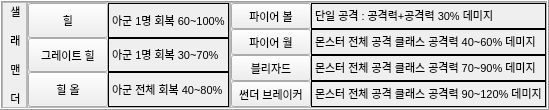
                      <widget class="QFrame" name="Frame_Class4">
                       <property name="enabled">
                        <bool>true</bool>
                       </property>
                       <property name="maximumSize">
                        <size>
                         <width>16777215</width>
                         <height>16777215</height>
                        </size>
                       </property>
                       <property name="frameShape">
                        <enum>QFrame::Box</enum>
                       </property>
                       <property name="frameShadow">
                        <enum>QFrame::Raised</enum>
                       </property>
                       <layout class="QGridLayout" name="gridLayout_68">
                        <property name="leftMargin">
                         <number>0</number>
                        </property>
                        <property name="topMargin">
                         <number>0</number>
                        </property>
                        <property name="rightMargin">
                         <number>0</number>
                        </property>
                        <property name="bottomMargin">
                         <number>0</number>
                        </property>
                        <property name="spacing">
                         <number>0</number>
                        </property>
                        <item row="0" column="0">
                         <widget class="QFrame" name="Frame_Class4_Name">
                          <property name="maximumSize">
                           <size>
                            <width>25</width>
                            <height>16777215</height>
                           </size>
                          </property>
                          <property name="frameShape">
                           <enum>QFrame::StyledPanel</enum>
                          </property>
                          <property name="frameShadow">
                           <enum>QFrame::Raised</enum>
                          </property>
                          <layout class="QGridLayout" name="gridLayout_71">
                           <property name="leftMargin">
                            <number>0</number>
                           </property>
                           <property name="topMargin">
                            <number>0</number>
                           </property>
                           <property name="rightMargin">
                            <number>0</number>
                           </property>
                           <property name="bottomMargin">
                            <number>0</number>
                           </property>
                           <property name="spacing">
                            <number>0</number>
                           </property>
                           <item row="0" column="0">
                            <widget class="QLabel" name="Class4_Name_Label">
                             <property name="minimumSize">
                              <size>
                               <width>25</width>
                               <height>0</height>
                              </size>
                             </property>
                             <property name="font">
                              <font>
                               <pointsize>8</pointsize>
                              </font>
                             </property>
                             <property name="text">
                              <string>&lt;html&gt;&lt;head/&gt;&lt;body&gt;&lt;p align=&quot;center&quot;&gt;샐&lt;/p&gt;&lt;p align=&quot;center&quot;&gt;래&lt;/p&gt;&lt;p align=&quot;center&quot;&gt;맨&lt;/p&gt;&lt;p align=&quot;center&quot;&gt;더&lt;/p&gt;&lt;/body&gt;&lt;/html&gt;</string>
                             </property>
                            </widget>
                           </item>
                          </layout>
                         </widget>
                        </item>
                        <item row="0" column="1">
                         <widget class="QFrame" name="Frame_Class4_Skill1">
                          <property name="enabled">
                           <bool>true</bool>
                          </property>
                          <property name="frameShape">
                           <enum>QFrame::StyledPanel</enum>
                          </property>
                          <property name="frameShadow">
                           <enum>QFrame::Raised</enum>
                          </property>
                          <layout class="QGridLayout" name="gridLayout_6">
                           <property name="leftMargin">
                            <number>0</number>
                           </property>
                           <property name="topMargin">
                            <number>0</number>
                           </property>
                           <property name="rightMargin">
                            <number>0</number>
                           </property>
                           <property name="bottomMargin">
                            <number>0</number>
                           </property>
                           <property name="spacing">
                            <number>0</number>
                           </property>
                           <item row="0" column="0">
                            <widget class="QPushButton" name="Class4_Skill1_Btn">
                             <property name="sizePolicy">
                              <sizepolicy hsizetype="Minimum" vsizetype="Preferred">
                               <horstretch>0</horstretch>
                               <verstretch>0</verstretch>
                              </sizepolicy>
                             </property>
                             <property name="maximumSize">
                              <size>
                               <width>100</width>
                               <height>16777215</height>
                              </size>
                             </property>
                             <property name="font">
                              <font>
                               <family>Arial</family>
                               <pointsize>8</pointsize>
                               <weight>50</weight>
                               <italic>false</italic>
                               <bold>false</bold>
                              </font>
                             </property>
                             <property name="styleSheet">
                              <string notr="true">font: 8pt &quot;Arial&quot;;힐</string>
                             </property>
                             <property name="text">
                              <string>힐</string>
                             </property>
                             <property name="checkable">
                              <bool>true</bool>
                             </property>
                            </widget>
                           </item>
                           <item row="0" column="2">
                            <widget class="QLabel" name="Class4_Skill1_Label">
                             <property name="frameShape">
                              <enum>QFrame::Box</enum>
                             </property>
                             <property name="text">
                              <string>&lt;html&gt;&lt;head/&gt;&lt;body&gt;&lt;p&gt;&lt;span style=&quot; font-size:8pt;&quot;&gt;아군 1명 회복 60~100%&lt;/span&gt;&lt;/p&gt;&lt;/body&gt;&lt;/html&gt;</string>
                             </property>
                            </widget>
                           </item>
                           <item row="1" column="0">
                            <widget class="QPushButton" name="Class4_Skill2_Btn">
                             <property name="sizePolicy">
                              <sizepolicy hsizetype="Minimum" vsizetype="Preferred">
                               <horstretch>0</horstretch>
                               <verstretch>0</verstretch>
                              </sizepolicy>
                             </property>
                             <property name="maximumSize">
                              <size>
                               <width>100</width>
                               <height>16777215</height>
                              </size>
                             </property>
                             <property name="font">
                              <font>
                               <pointsize>8</pointsize>
                              </font>
                             </property>
                             <property name="text">
                              <string>그레이트 힐</string>
                             </property>
                             <property name="checkable">
                              <bool>true</bool>
                             </property>
                            </widget>
                           </item>
                           <item row="2" column="0">
                            <widget class="QPushButton" name="Class4_Skill3_Btn">
                             <property name="sizePolicy">
                              <sizepolicy hsizetype="Minimum" vsizetype="Preferred">
                               <horstretch>0</horstretch>
                               <verstretch>0</verstretch>
                              </sizepolicy>
                             </property>
                             <property name="maximumSize">
                              <size>
                               <width>100</width>
                               <height>16777215</height>
                              </size>
                             </property>
                             <property name="font">
                              <font>
                               <pointsize>8</pointsize>
                              </font>
                             </property>
                             <property name="text">
                              <string>힐 올</string>
                             </property>
                             <property name="checkable">
                              <bool>true</bool>
                             </property>
                            </widget>
                           </item>
                           <item row="1" column="2">
                            <widget class="QLabel" name="Class4_Skill2_Label">
                             <property name="frameShape">
                              <enum>QFrame::Box</enum>
                             </property>
                             <property name="text">
                              <string>&lt;html&gt;&lt;head/&gt;&lt;body&gt;&lt;p&gt;&lt;span style=&quot; font-size:8pt;&quot;&gt;아군 1명 회복 30~70%&lt;/span&gt;&lt;/p&gt;&lt;/body&gt;&lt;/html&gt;</string>
                             </property>
                            </widget>
                           </item>
                           <item row="2" column="2">
                            <widget class="QLabel" name="Class4_Skill3_Label_3">
                             <property name="frameShape">
                              <enum>QFrame::Box</enum>
                             </property>
                             <property name="text">
                              <string>&lt;html&gt;&lt;head/&gt;&lt;body&gt;&lt;p&gt;&lt;span style=&quot; font-size:8pt;&quot;&gt;아군 전체 회복 40~80%&lt;/span&gt;&lt;/p&gt;&lt;/body&gt;&lt;/html&gt;</string>
                             </property>
                            </widget>
                           </item>
                          </layout>
                         </widget>
                        </item>
                        <item row="0" column="2">
                         <widget class="QFrame" name="Frame_Class4_Skill2">
                          <property name="maximumSize">
                           <size>
                            <width>16777215</width>
                            <height>16777215</height>
                           </size>
                          </property>
                          <property name="frameShape">
                           <enum>QFrame::StyledPanel</enum>
                          </property>
                          <property name="frameShadow">
                           <enum>QFrame::Raised</enum>
                          </property>
                          <layout class="QGridLayout" name="gridLayout_81">
                           <property name="leftMargin">
                            <number>0</number>
                           </property>
                           <property name="topMargin">
                            <number>0</number>
                           </property>
                           <property name="rightMargin">
                            <number>0</number>
                           </property>
                           <property name="bottomMargin">
                            <number>0</number>
                           </property>
                           <property name="spacing">
                            <number>0</number>
                           </property>
                           <item row="2" column="3">
                            <widget class="QLabel" name="Class4_Skill5_Label">
                             <property name="frameShape">
                              <enum>QFrame::Box</enum>
                             </property>
                             <property name="text">
                              <string>&lt;html&gt;&lt;head/&gt;&lt;body&gt;&lt;p&gt;&lt;span style=&quot; font-size:8pt;&quot;&gt;몬스터 전체 공격 클래스 공격력 40~60% 데미지&lt;/span&gt;&lt;/p&gt;&lt;/body&gt;&lt;/html&gt;</string>
                             </property>
                            </widget>
                           </item>
                           <item row="3" column="0">
                            <widget class="QPushButton" name="Class4_Skill6_Btn">
                             <property name="sizePolicy">
                              <sizepolicy hsizetype="Minimum" vsizetype="Preferred">
                               <horstretch>0</horstretch>
                               <verstretch>0</verstretch>
                              </sizepolicy>
                             </property>
                             <property name="maximumSize">
                              <size>
                               <width>100</width>
                               <height>16777215</height>
                              </size>
                             </property>
                             <property name="font">
                              <font>
                               <family>Arial</family>
                               <pointsize>8</pointsize>
                               <weight>50</weight>
                               <italic>false</italic>
                               <bold>false</bold>
                              </font>
                             </property>
                             <property name="styleSheet">
                              <string notr="true">font: 8pt &quot;Arial&quot;;힐</string>
                             </property>
                             <property name="text">
                              <string>블리자드</string>
                             </property>
                             <property name="checkable">
                              <bool>true</bool>
                             </property>
                            </widget>
                           </item>
                           <item row="3" column="3">
                            <widget class="QLabel" name="Class4_Skill6_Label">
                             <property name="font">
                              <font>
                               <pointsize>8</pointsize>
                              </font>
                             </property>
                             <property name="frameShape">
                              <enum>QFrame::Box</enum>
                             </property>
                             <property name="text">
                              <string>&lt;html&gt;&lt;head/&gt;&lt;body&gt;&lt;p&gt;몬스터 전체 공격 클래스 공격력 70~90% 데미지&lt;/p&gt;&lt;/body&gt;&lt;/html&gt;</string>
                             </property>
                            </widget>
                           </item>
                           <item row="7" column="0">
                            <widget class="QPushButton" name="Class4_Skill7_Btn">
                             <property name="sizePolicy">
                              <sizepolicy hsizetype="Minimum" vsizetype="Preferred">
                               <horstretch>0</horstretch>
                               <verstretch>0</verstretch>
                              </sizepolicy>
                             </property>
                             <property name="maximumSize">
                              <size>
                               <width>100</width>
                               <height>16777215</height>
                              </size>
                             </property>
                             <property name="font">
                              <font>
                               <pointsize>8</pointsize>
                              </font>
                             </property>
                             <property name="text">
                              <string>썬더 브레이커</string>
                             </property>
                             <property name="checkable">
                              <bool>true</bool>
                             </property>
                            </widget>
                           </item>
                           <item row="7" column="3">
                            <widget class="QLabel" name="Class4_Skill7_Label">
                             <property name="frameShape">
                              <enum>QFrame::Box</enum>
                             </property>
                             <property name="text">
                              <string>&lt;html&gt;&lt;head/&gt;&lt;body&gt;&lt;p&gt;&lt;span style=&quot; font-size:8pt;&quot;&gt;몬스터 전체 공격 클래스 공격력 90~120% 데미지&lt;/span&gt;&lt;/p&gt;&lt;/body&gt;&lt;/html&gt;</string>
                             </property>
                            </widget>
                           </item>
                           <item row="0" column="0">
                            <widget class="QPushButton" name="Class4_Skill4_Btn">
                             <property name="sizePolicy">
                              <sizepolicy hsizetype="Minimum" vsizetype="Preferred">
                               <horstretch>0</horstretch>
                               <verstretch>0</verstretch>
                              </sizepolicy>
                             </property>
                             <property name="maximumSize">
                              <size>
                               <width>100</width>
                               <height>16777215</height>
                              </size>
                             </property>
                             <property name="font">
                              <font>
                               <family>Arial</family>
                               <pointsize>8</pointsize>
                               <weight>50</weight>
                               <italic>false</italic>
                               <bold>false</bold>
                              </font>
                             </property>
                             <property name="styleSheet">
                              <string notr="true">font: 8pt &quot;Arial&quot;;힐</string>
                             </property>
                             <property name="text">
                              <string>파이어 볼</string>
                             </property>
                             <property name="checkable">
                              <bool>true</bool>
                             </property>
                            </widget>
                           </item>
                           <item row="0" column="3">
                            <widget class="QLabel" name="Class4_Skill4_Label">
                             <property name="font">
                              <font>
                               <pointsize>8</pointsize>
                              </font>
                             </property>
                             <property name="frameShape">
                              <enum>QFrame::Box</enum>
                             </property>
                             <property name="text">
                              <string>&lt;html&gt;&lt;head/&gt;&lt;body&gt;&lt;p&gt;단일 공격 : 공격력+공격력 30% 데미지&lt;/p&gt;&lt;/body&gt;&lt;/html&gt;</string>
                             </property>
                            </widget>
                           </item>
                           <item row="2" column="0">
                            <widget class="QPushButton" name="Class4_Skill5_Btn">
                             <property name="sizePolicy">
                              <sizepolicy hsizetype="Minimum" vsizetype="Preferred">
                               <horstretch>0</horstretch>
                               <verstretch>0</verstretch>
                              </sizepolicy>
                             </property>
                             <property name="maximumSize">
                              <size>
                               <width>100</width>
                               <height>16777215</height>
                              </size>
                             </property>
                             <property name="font">
                              <font>
                               <pointsize>8</pointsize>
                              </font>
                             </property>
                             <property name="text">
                              <string>파이어 월</string>
                             </property>
                             <property name="checkable">
                              <bool>true</bool>
                             </property>
                            </widget>
                           </item>
                          </layout>
                         </widget>
                        </item>
                       </layout>
                      </widget>
